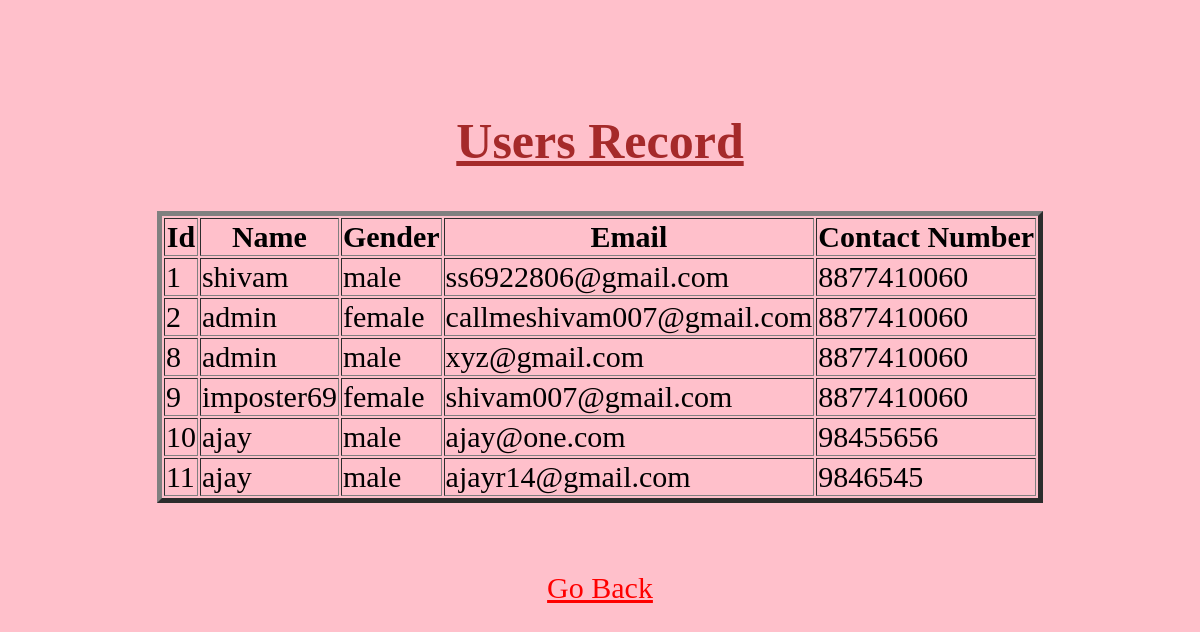
/view, run on the app's committed database.
### tables this page shows
CREATE TABLE users(user_id integer primary key autoincrement, name text not null, gender text not null, email text not null, phone text not null, password text not null);

### main.py (the view)
@app.route("/view")
def view():
    con = sqlite3.connect("projectDB.db")
    con.row_factory=sqlite3.Row #Converts the records in Dictionary format, it ain't in just object form anymore
    c = con.cursor()
    c.execute("select * from users")
    rows = c.fetchall()
    return render_template("view.html", rows=rows)

### templates/view.html (shortened to what this page needs)
<!DOCTYPE html>
<html lang="en">
<head>
</head>
<body>
<center>
    <h2><u>Users Record</u></h2>
    <table border=5>
        <thead>
            <th>Id</th>
            <th>Name</th>
            <th>Gender</th>
            <th>Email</th>
            <th>Contact Number</th>
        </thead>
        {% for x in rows %}
        <tr>
            <td>{{x["user_id"]}}</td>
            <td>{{x["name"]}}</td>
            <td>{{x["gender"]}}</td>
            <td>{{x["email"]}}</td>
            <td>{{x["phone"]}}</td>
        </tr>
        {% endfor %}
    </table>
    <br><br>
<a href="/adminhome">Go Back</a>
    </center>
</body>
</html>

### templates/view.html (style rules this page uses)
h2 { color: brown; font-family:bold; font-size:50px; text-align: center; }
body { padding:20px; margin:50px; background-color:pink; text-align: center; font-size:30px; }
a { color: red; }

### data on the page
users: user_id "1", name "shivam", gender "male", email "ss6922806@gmail.com", phone "8877410060"
users: user_id "2", name "admin", gender "female", email "callmeshivam007@gmail.com", phone "8877410060"
users: user_id "8", name "admin", gender "male", email "xyz@gmail.com", phone "8877410060"
users: user_id "9", name "imposter69", gender "female", email "shivam007@gmail.com", phone "8877410060"
users: user_id "10", name "ajay", gender "male", email "ajay@one.com", phone "98455656"
users: user_id "11", name "ajay", gender "male", email "ajayr14@gmail.com", phone "9846545"
